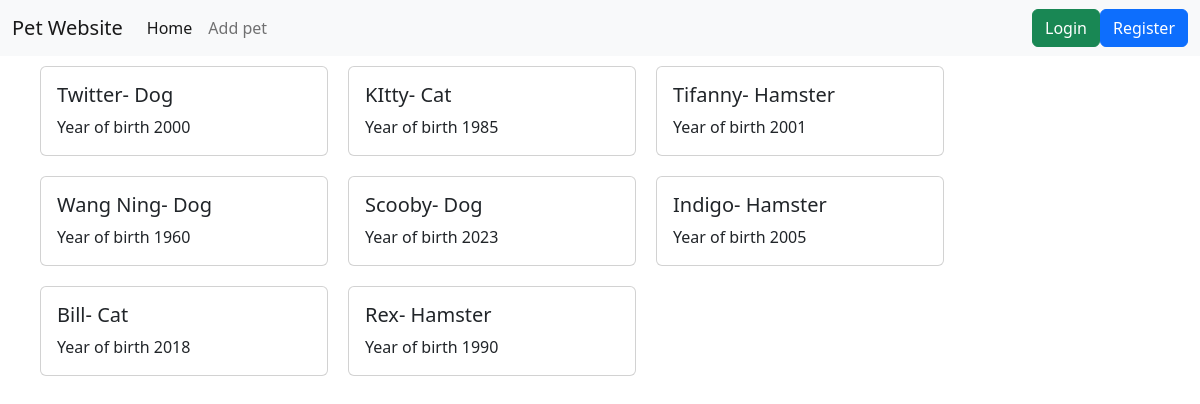
Before: / with the older database file.
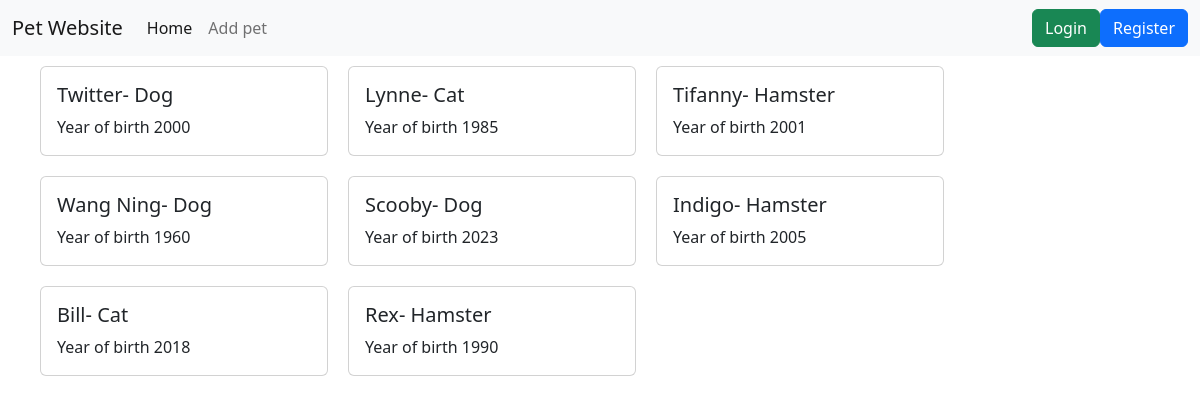
After: the same page with the newer database file.
### animals/models.py (models this page shows, shortened)
class Pet(models.Model):
    user = models.ForeignKey(User, on_delete=models.CASCADE)
    name = models.CharField(max_length=100)
    species = models.CharField(choices=SPECIES, max_length=10, default='cat')
    year_of_birth = models.PositiveSmallIntegerField(
        validators=[birth_date_validation]
    )
    class Meta:
        verbose_name_plural = "Pets"

### animals/views.py (the view)
# urls.py: path('', views.home, name='home'),
def home(request):
    pets = Pet.objects.all()
    context = {
        'pets': pets
    }
    return render(request, 'home.html', context)

### templates/home.html
{% extends 'base.html' %}
{% block content %}
<div class="container">
    <div class="row">
        {% for pet in pets %}
        <div class="card" style="width: 18rem; padding: 0%; margin: 10px;">
            <div class="card-body">
              <h5 class="card-title">{{pet.name}}- {{pet.species}}</h5>
              <p class="card-text">Year of birth {{pet.year_of_birth}}</p>
            </div>
          </div>
        {% endfor %}
    </div>
</div>
{% endblock %}

Changed rows visible on the page:
changed Pet: name "KItty" → "Lynne"
